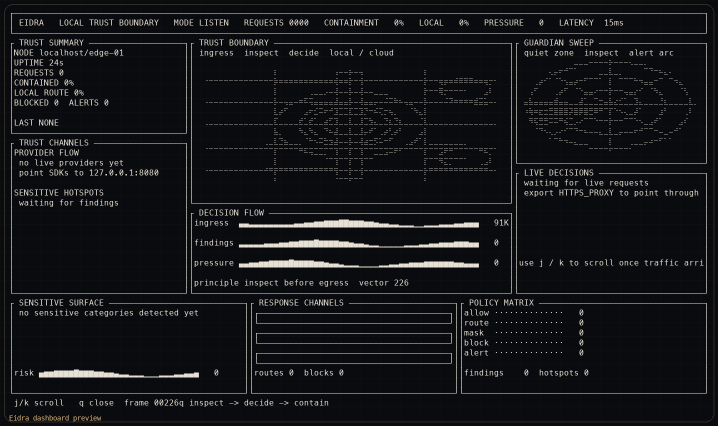
#> input picture docs/assets/social-preview-dashboard.png, 1436 x 852 px (shown at 1/2 size)
$ python generate_hero_banner.py
#> lines starting #> are read from the running program, lines starting #| are printed output that depends on the picture
#!/usr/bin/env python3
from __future__ import annotations

from pathlib import Path

from PIL import Image, ImageDraw, ImageFilter, ImageFont, ImageOps


ROOT = Path(__file__).resolve().parents[1]
SOURCE = ROOT / "docs" / "assets" / "social-preview-dashboard.png"
OUTPUT = ROOT / "docs" / "hero-banner.png"
WIDTH = 1600
HEIGHT = 560

BG = "#070b11"
PANEL = "#0c121b"
BORDER = "#273342"
TEXT = "#f3efe6"
MUTED = "#97a3b2"
AMBER = "#f2bd63"
AMBER_SOFT = "#f6d28e"
TEAL = "#79d7d0"


def load_font(size: int, *, bold: bool = False, mono: bool = False) -> ImageFont.FreeTypeFont:
    candidates: list[str] = []
    if mono:
        candidates.extend(
            [
                "/System/Library/Fonts/Menlo.ttc",
                "/System/Library/Fonts/SFNSMono.ttf",
                "/System/Library/Fonts/Supplemental/Courier New.ttf",
            ]
        )
    elif bold:
        candidates.extend(
            [
                "/System/Library/Fonts/Supplemental/Helvetica.ttc",
                "/System/Library/Fonts/Supplemental/Arial Bold.ttf",
                "/System/Library/Fonts/Supplemental/Arial.ttf",
            ]
        )
    else:
        candidates.extend(
            [
                "/System/Library/Fonts/Supplemental/Helvetica.ttc",
                "/System/Library/Fonts/Supplemental/Arial.ttf",
            ]
        )

    for candidate in candidates:
        path = Path(candidate)
        if path.exists():
            return ImageFont.truetype(str(path), size=size)
    return ImageFont.load_default()


def rgba(hex_color: str, alpha: int) -> tuple[int, int, int, int]:
    hex_color = hex_color.lstrip("#")
    return tuple(int(hex_color[index : index + 2], 16) for index in (0, 2, 4)) + (alpha,)


def add_soft_glow(base: Image.Image, center: tuple[int, int], radius: int, color: str, alpha: int):
    layer = Image.new("RGBA", base.size, (0, 0, 0, 0))
    draw = ImageDraw.Draw(layer)
    x, y = center
    draw.ellipse((x - radius, y - radius, x + radius, y + radius), fill=rgba(color, alpha))
    layer = layer.filter(ImageFilter.GaussianBlur(radius=100))
    base.alpha_composite(layer)


def draw_background(base: Image.Image):
    draw = ImageDraw.Draw(base, "RGBA")

    add_soft_glow(base, (220, 120), 250, AMBER, 65)
    add_soft_glow(base, (1310, 120), 250, TEAL, 35)
    add_soft_glow(base, (960, 480), 220, AMBER_SOFT, 22)

    for x in range(0, WIDTH, 48):
        draw.line((x, 0, x, HEIGHT), fill=rgba("#13202c", 68), width=1)
    for y in range(0, HEIGHT, 48):
        draw.line((0, y, WIDTH, y), fill=rgba("#13202c", 68), width=1)

    draw.rounded_rectangle(
        (28, 28, WIDTH - 28, HEIGHT - 28),
        radius=30,
        fill=rgba(BG, 220),
        outline=rgba(BORDER, 255),
        width=2,
    )
    draw.line((86, 82, 320, 82), fill=rgba(AMBER, 255), width=3)
    draw.line((1248, 82, 1516, 82), fill=rgba(TEAL, 180), width=2)


def draw_screenshot(base: Image.Image):
    screenshot = Image.open(SOURCE).convert("RGB")
    screenshot = ImageOps.fit(screenshot, (880, 430), method=Image.Resampling.LANCZOS)

    frame_box = (676, 78, 1556, 508)
    shadow_box = (692, 92, 1572, 524)

    shadow = Image.new("RGBA", base.size, (0, 0, 0, 0))
    shadow_draw = ImageDraw.Draw(shadow)
    shadow_draw.rounded_rectangle(shadow_box, radius=30, fill=rgba("#000000", 165))
    shadow = shadow.filter(ImageFilter.GaussianBlur(radius=28))
    base.alpha_composite(shadow)

    frame = Image.new("RGBA", base.size, (0, 0, 0, 0))
    frame_draw = ImageDraw.Draw(frame)
    frame_draw.rounded_rectangle(
        frame_box,
        radius=30,
        fill=rgba(PANEL, 255),
        outline=rgba(AMBER_SOFT, 132),
        width=2,
    )
    base.alpha_composite(frame)

    shot = Image.new("RGBA", base.size, (0, 0, 0, 0))
    shot.paste(screenshot, (676, 78))
    mask = Image.new("L", base.size, 0)
    mask_draw = ImageDraw.Draw(mask)
    mask_draw.rounded_rectangle(frame_box, radius=30, fill=255)
    clipped = Image.new("RGBA", base.size, (0, 0, 0, 0))
    clipped.paste(shot, mask=mask)
    base.alpha_composite(clipped)

    gloss = Image.new("RGBA", base.size, (0, 0, 0, 0))
    gloss_draw = ImageDraw.Draw(gloss)
    gloss_draw.polygon(
        [(676, 78), (948, 78), (880, 260), (676, 260)],
        fill=rgba("#ffffff", 22),
    )
    gloss = gloss.filter(ImageFilter.GaussianBlur(radius=12))
    base.alpha_composite(gloss)


def draw_chip(draw: ImageDraw.ImageDraw, x: int, y: int, text: str, color: str):
    font = load_font(18, mono=True)
    left = x
    top = y
    width = int(draw.textlength(text, font=font)) + 34
    draw.rounded_rectangle(
        (left, top, left + width, top + 38),
        radius=13,
        fill=rgba(PANEL, 255),
        outline=rgba(color, 255),
        width=2,
    )
    draw.text((left + 16, top + 9), text, font=font, fill=color)


def draw_text(base: Image.Image):
    draw = ImageDraw.Draw(base, "RGBA")

    overline = load_font(18, bold=True, mono=True)
    title = load_font(86, bold=True)
    subtitle = load_font(28)
    body = load_font(21)
    footer = load_font(18, mono=True)

    draw.text((86, 110), "LOCALHOST TRUST BOUNDARY", font=overline, fill=AMBER)
    draw.text((86, 150), "Eidra", font=title, fill=TEXT)
    draw.text(
        (88, 256),
        "See what your AI tools are sending.\nMask, block, or route it before it leaves.",
        font=subtitle,
        fill=TEXT,
        spacing=12,
    )

    draw.text(
        (90, 352),
        "Built for Cursor, Claude Code, Codex, SDK workflows, GitHub Actions, and MCP.",
        font=body,
        fill=MUTED,
    )

    chip_y = 412
    draw_chip(draw, 90, chip_y, "inspect egress", TEAL)
    draw_chip(draw, 254, chip_y, "control mcp", AMBER)
    draw_chip(draw, 406, chip_y, "route local", AMBER_SOFT)

    draw.text((680, 42), "ACTUAL EIDRA DASHBOARD", font=overline, fill=MUTED)
    draw.text((88, 508), "Proxy + MCP firewall + live terminal dashboard", font=footer, fill=MUTED)


def main():
    base = Image.new("RGBA", (WIDTH, HEIGHT), BG)
    draw_background(base)
#> in add_soft_glow, `layer = Image.new("RGBA", base.size, (0, 0, 0, 0))`: layer: PIL image 1600x560 RGBA; every value is 0
#> call 2 of add_soft_glow, with center = (1310, 120), radius = 250, color = '#79d7d0', alpha = 35
#> in add_soft_glow (call 2), `layer = layer.filter(ImageFilter.GaussianBlur(radius=100))`:
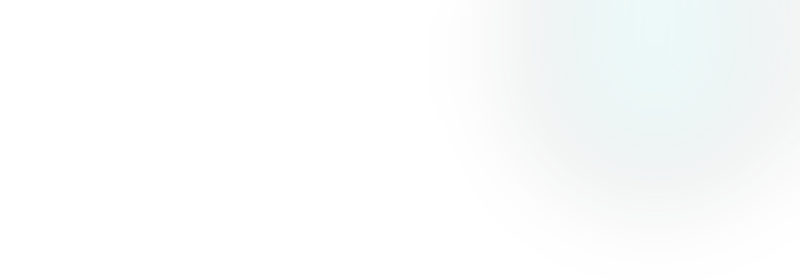
#> layer: PIL image 1600x560 RGBA (shown at 1/2 size); mean R, G, B, A 20.5, 36.4, 35.2, 5.9; transparent parts drawn white
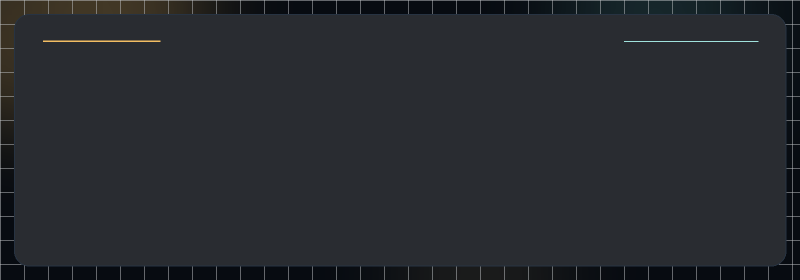
#> base: PIL image 1600x560 RGBA (shown at 1/2 size); mean R, G, B, A 9, 13, 18.5, 223.8; transparent parts drawn white
    draw_screenshot(base)
#> in draw_screenshot, screenshot is the input picture: PIL image 1436x852 RGB; mean R, G, B 21.8, 22.4, 24.6
#> in draw_screenshot, `screenshot = ImageOps.fit(screenshot, (880, 430), method=Image.Resampl..`:
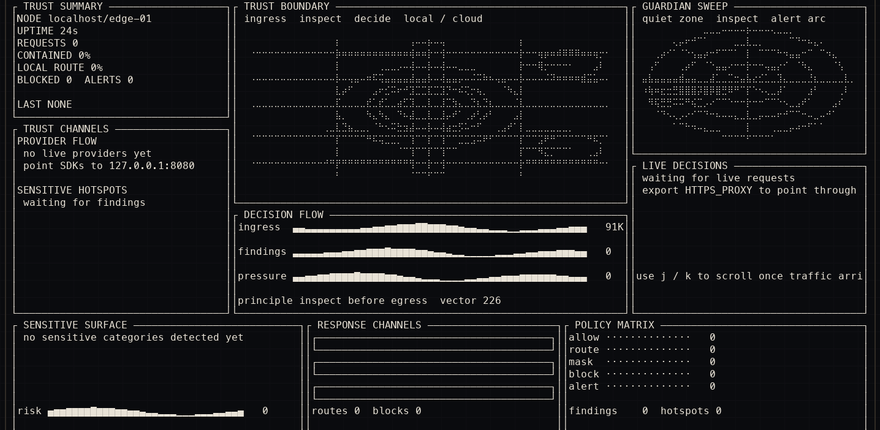
#> screenshot: PIL image 880x430 RGB; mean R, G, B 22.3, 22.8, 24.9
#> in draw_screenshot, `shadow = shadow.filter(ImageFilter.GaussianBlur(radius=28))`:
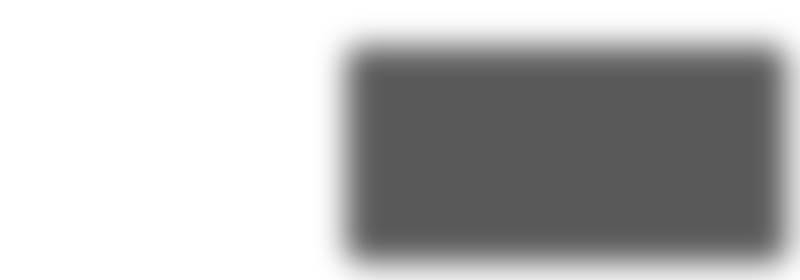
#> shadow: PIL image 1600x560 RGBA (shown at 1/2 size); mean R, G, B, A 0, 0, 0, 69.8; transparent parts drawn white
#> in draw_screenshot, `shot.paste(screenshot, (676, 78))`:
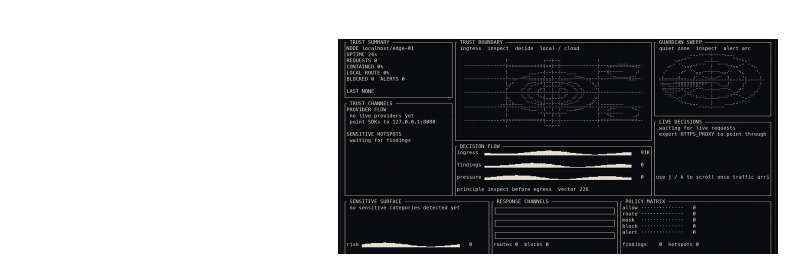
#> shot: PIL image 1600x560 RGBA (shown at 1/2 size); mean R, G, B, A 9.4, 9.6, 10.5, 107.7; transparent parts drawn white
#> in draw_screenshot, `mask = Image.new("L", base.size, 0)`: mask: PIL image 1600x560 L; every value is 0
    draw_text(base)
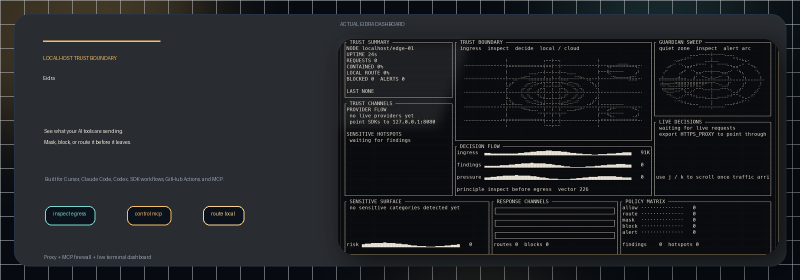
#> base: PIL image 1600x560 RGBA (shown at 1/2 size); mean R, G, B, A 17.1, 19.5, 23, 239.7; transparent parts drawn white
    OUTPUT.parent.mkdir(parents=True, exist_ok=True)
    base.convert("RGB").save(OUTPUT, quality=95)
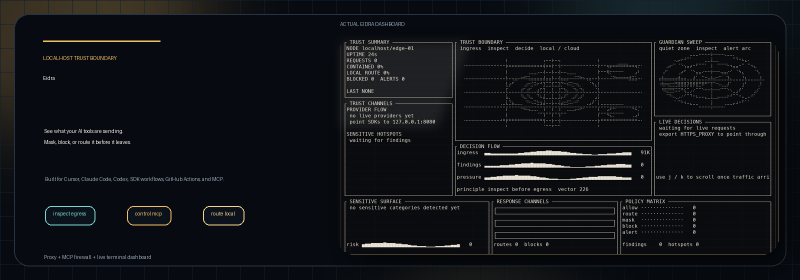
#> saved as hero-banner.png: PIL image 1600x560 RGB (shown at 1/2 size); mean R, G, B 17.1, 19.5, 23
    print(f"wrote {OUTPUT}")


if __name__ == "__main__":
    main()
